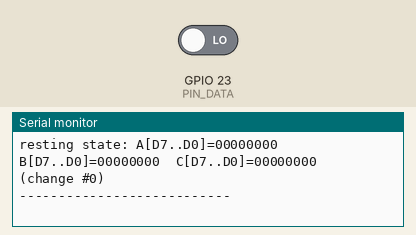
Recording of a sketch running on a simulated ESP32. On the bench: the last lines printed to the serial monitor. The test bench sets the inputs (shaded band); at power-on: GPIO 23 (PIN_DATA) LOW.

Above: at 1.6 s.
1.7 s: GPIO 23 (PIN_DATA) driven HIGH
At 2.4 s:
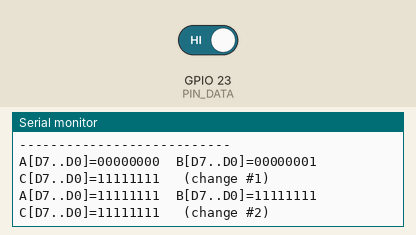
3.2 s: GPIO 23 (PIN_DATA) driven LOW
At 3.6 s:
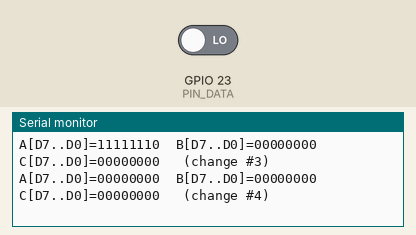
Timing chart, 0 to 6.2 s (numbered marks = the images above; inputs shaded):
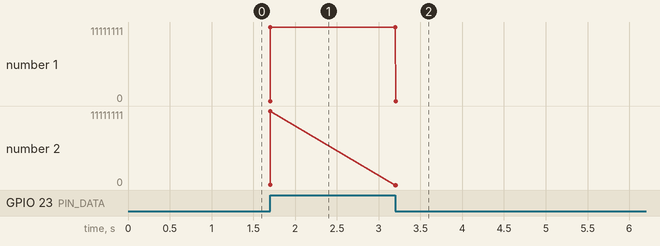

Measured:
- after the input at 1.7 s, the serial monitor: prints a new line at once (image 1)
- after the input at 3.2 s, the serial monitor: prints a new line at once (image 2)

The sketch:

esp32_shiftreg_test.ino
```cpp
// esp32_shiftreg_test — diagnostic ONLY. No AMY, no chords, no sound.
//
// Proves that TWO daisy-chained 74HC165 shift registers are read correctly,
// BEFORE we trust them to decode encoders. Same idea as esp32_encoder_test:
// 10 seconds tells us whether a problem is wiring or software.
//
// It prints the full 16-bit snapshot, but ONLY when a bit changes.
//
// ── Wiring (both chips share LATCH + CLOCK) ──────────────────────────────────
//   74HC165 pin 16 (VCC)      -> 3.3V   (NOT 5V — its Q7 drives an ESP32 pin)
//   74HC165 pin 8  (GND)      -> GND
//   74HC165 pin 15 (CLK INH)  -> GND
//   74HC165 pin 1  (SH/LD)    -> GPIO18  (LATCH)  both chips
//   74HC165 pin 2  (CLK)      -> GPIO19  (CLOCK)  both chips
//   chip A  pin 9  (Q7)       -> GPIO23  (DATA)   <- MCU reads chip A
//   chip A  pin 10 (SER)      -> chip B pin 9 (Q7)   <- chip B feeds chip A
//   chip B  pin 10 (SER)      -> GND                 (end of chain)
//   Every used D input D0..D7 : 10k pull-up to 3.3V, then encoder pin -> D input
//     ('165 has NO internal pull-ups — this is the same gotcha as GPIO34/35.)
//
// WHAT YOU SHOULD SEE:
//   Resting (nothing pressed): every used bit = 1 (pulled up).
//   Turn any encoder  -> its two A/B bits flip 0<->1.
//   Press an encoder  -> its SW bit goes 1 -> 0, back to 1 on release.
//   Silence while turning == wiring (most likely a missing pull-up, the SER
//   chain wrong, or a D input not seated). Bits DO change but stage13 ignores
//   them == decode logic.
//
// Bit index = chip*8 + Dn, so bit 0 = chip A D0 ... bit 15 = chip B D7.

#define PIN_LATCH  18   // SH/LD
#define PIN_CLOCK  19   // CLK
#define PIN_DATA   23   // Q7 of chip A
// Set this to however many chips are actually in the chain right now. You can
// bring the surface up in batches: wire 1, test, raise it, wire the rest.
#define NUM_CHIPS   3

// Read the whole chain. Byte per chip; bit Dn of buf[chip] = raw level of Dn.
static void sr_read(uint8_t *buf) {
  digitalWrite(PIN_LATCH, LOW);       // snapshot all inputs in parallel
  delayMicroseconds(5);
  digitalWrite(PIN_LATCH, HIGH);      // switch to shift mode; Q7 now holds D7

  for (int chip = 0; chip < NUM_CHIPS; chip++) {
    uint8_t b = 0;
    for (int i = 0; i < 8; i++) {
      if (digitalRead(PIN_DATA)) b |= (uint8_t)(1u << (7 - i));  // D7 out first
      digitalWrite(PIN_CLOCK, HIGH);  // rising edge shifts the next bit to Q7
      digitalWrite(PIN_CLOCK, LOW);
    }
    buf[chip] = b;
  }
}

static uint8_t  last[NUM_CHIPS];
static uint32_t changes = 0;

static void print_bits(const uint8_t *buf) {
  for (int chip = 0; chip < NUM_CHIPS; chip++) {
    Serial.printf("%c[D7..D0]=", 'A' + chip);
    for (int i = 7; i >= 0; i--) Serial.print((buf[chip] >> i) & 1);
    Serial.print("  ");
  }
  Serial.printf(" (change #%lu)\n", (unsigned long)changes);
}

void setup() {
  Serial.begin(115200);
  delay(400);
  pinMode(PIN_LATCH, OUTPUT);
  pinMode(PIN_CLOCK, OUTPUT);
  pinMode(PIN_DATA,  INPUT);
  digitalWrite(PIN_LATCH, HIGH);
  digitalWrite(PIN_CLOCK, LOW);

  Serial.println();
  Serial.printf("=== 74HC165 x%d RAW TEST ===\n", NUM_CHIPS);
  Serial.println("Resting: all used bits = 1. Turn an encoder -> its A/B flip.");
  Serial.println("Press a button -> its bit -> 0. Silence == wiring.");
  sr_read(last);
  Serial.print("resting state: ");
  print_bits(last);
  Serial.println("---------------------------");
}

void loop() {
  uint8_t v[NUM_CHIPS];
  sr_read(v);
  if (memcmp(v, last, NUM_CHIPS) != 0) {
    changes++;
    print_bits(v);
    memcpy(last, v, NUM_CHIPS);
  }
}
```
